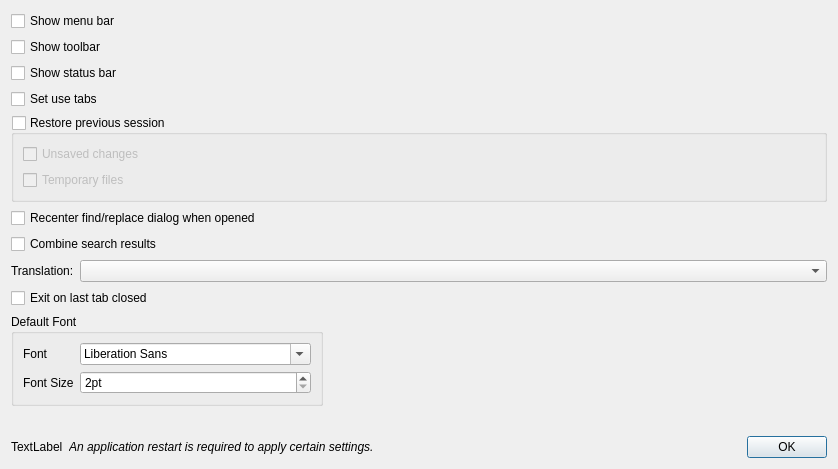
<?xml version="1.0" encoding="UTF-8"?>
<ui version="4.0">
 <class>PreferencesDialog</class>
 <widget class="QDialog" name="PreferencesDialog">
  <property name="geometry">
   <rect>
    <x>0</x>
    <y>0</y>
    <width>838</width>
    <height>469</height>
   </rect>
  </property>
  <property name="windowTitle">
   <string>Preferences</string>
  </property>
  <layout class="QVBoxLayout" name="verticalLayout">
   <item>
    <layout class="QVBoxLayout" name="verticalLayout_2">
     <item>
      <widget class="QCheckBox" name="checkBoxMenuBar">
       <property name="text">
        <string>Show menu bar</string>
       </property>
      </widget>
     </item>
     <item>
      <widget class="QCheckBox" name="checkBoxToolBar">
       <property name="text">
        <string>Show toolbar</string>
       </property>
      </widget>
     </item>
     <item>
      <widget class="QCheckBox" name="checkBoxStatusBar">
       <property name="text">
        <string>Show status bar</string>
       </property>
      </widget>
     </item>
     <item>
      <widget class="QCheckBox" name="checkBoxSetUseTabs">
       <property name="text">
        <string>Set use tabs</string>
       </property>
      </widget>
     </item>
     <item>
      <widget class="QGroupBox" name="gbxRestorePreviousSession">
       <property name="title">
        <string>Restore previous session</string>
       </property>
       <property name="checkable">
        <bool>true</bool>
       </property>
       <property name="checked">
        <bool>false</bool>
       </property>
       <layout class="QVBoxLayout" name="verticalLayout_3">
        <item>
         <widget class="QCheckBox" name="checkBoxUnsavedFiles">
          <property name="text">
           <string>Unsaved changes</string>
          </property>
         </widget>
        </item>
        <item>
         <widget class="QCheckBox" name="checkBoxRestoreTempFiles">
          <property name="text">
           <string>Temporary files</string>
          </property>
         </widget>
        </item>
       </layout>
      </widget>
     </item>
    </layout>
   </item>
   <item>
    <widget class="QCheckBox" name="checkBoxRecenterSearchDialog">
     <property name="text">
      <string>Recenter find/replace dialog when opened</string>
     </property>
    </widget>
   </item>
   <item>
    <widget class="QCheckBox" name="checkBoxCombineSearchResults">
     <property name="text">
      <string>Combine search results</string>
     </property>
    </widget>
   </item>
   <item>
    <layout class="QFormLayout" name="formLayout">
     <property name="labelAlignment">
      <set>Qt::AlignLeading|Qt::AlignLeft|Qt::AlignVCenter</set>
     </property>
     <property name="formAlignment">
      <set>Qt::AlignLeading|Qt::AlignLeft|Qt::AlignTop</set>
     </property>
     <item row="0" column="1">
      <widget class="QComboBox" name="comboBoxTranslation"/>
     </item>
     <item row="0" column="0">
      <widget class="QLabel" name="label">
       <property name="text">
        <string>Translation:</string>
       </property>
      </widget>
     </item>
    </layout>
   </item>
   <item>
    <widget class="QCheckBox" name="checkBoxExitOnLastTabClosed">
     <property name="text">
      <string>Exit on last tab closed</string>
     </property>
    </widget>
   </item>
   <item>
    <layout class="QHBoxLayout" name="horizontalLayout">
     <item>
      <widget class="QGroupBox" name="groupBox">
       <property name="title">
        <string>Default Font</string>
       </property>
       <layout class="QFormLayout" name="formLayout_2">
        <item row="1" column="0">
         <widget class="QLabel" name="label_2">
          <property name="text">
           <string>Font</string>
          </property>
         </widget>
        </item>
        <item row="1" column="1">
         <widget class="QFontComboBox" name="fcbDefaultFont"/>
        </item>
        <item row="3" column="0">
         <widget class="QLabel" name="label_3">
          <property name="text">
           <string>Font Size</string>
          </property>
         </widget>
        </item>
        <item row="3" column="1">
         <widget class="QSpinBox" name="spbDefaultFontSize">
          <property name="suffix">
           <string>pt</string>
          </property>
          <property name="minimum">
           <number>2</number>
          </property>
          <property name="maximum">
           <number>48</number>
          </property>
         </widget>
        </item>
       </layout>
      </widget>
     </item>
     <item>
      <spacer name="horizontalSpacer">
       <property name="orientation">
        <enum>Qt::Horizontal</enum>
       </property>
       <property name="sizeHint" stdset="0">
        <size>
         <width>40</width>
         <height>20</height>
        </size>
       </property>
      </spacer>
     </item>
    </layout>
   </item>
   <item>
    <spacer name="verticalSpacer">
     <property name="orientation">
      <enum>Qt::Vertical</enum>
     </property>
     <property name="sizeHint" stdset="0">
      <size>
       <width>20</width>
       <height>40</height>
      </size>
     </property>
    </spacer>
   </item>
   <item>
    <layout class="QHBoxLayout" name="layoutAppRestart">
     <item>
      <widget class="QLabel" name="labelAppRestartIcon">
       <property name="text">
        <string>TextLabel</string>
       </property>
      </widget>
     </item>
     <item>
      <widget class="QLabel" name="labelAppRestart">
       <property name="font">
        <font>
         <italic>true</italic>
        </font>
       </property>
       <property name="text">
        <string>An application restart is required to apply certain settings.</string>
       </property>
      </widget>
     </item>
     <item>
      <widget class="QDialogButtonBox" name="buttonBox">
       <property name="orientation">
        <enum>Qt::Horizontal</enum>
       </property>
       <property name="standardButtons">
        <set>QDialogButtonBox::Ok</set>
       </property>
      </widget>
     </item>
    </layout>
   </item>
  </layout>
 </widget>
 <resources/>
 <connections>
  <connection>
   <sender>buttonBox</sender>
   <signal>accepted()</signal>
   <receiver>PreferencesDialog</receiver>
   <slot>accept()</slot>
   <hints>
    <hint type="sourcelabel">
     <x>641</x>
     <y>439</y>
    </hint>
    <hint type="destinationlabel">
     <x>157</x>
     <y>274</y>
    </hint>
   </hints>
  </connection>
  <connection>
   <sender>buttonBox</sender>
   <signal>rejected()</signal>
   <receiver>PreferencesDialog</receiver>
   <slot>reject()</slot>
   <hints>
    <hint type="sourcelabel">
     <x>709</x>
     <y>439</y>
    </hint>
    <hint type="destinationlabel">
     <x>286</x>
     <y>274</y>
    </hint>
   </hints>
  </connection>
 </connections>
</ui>
